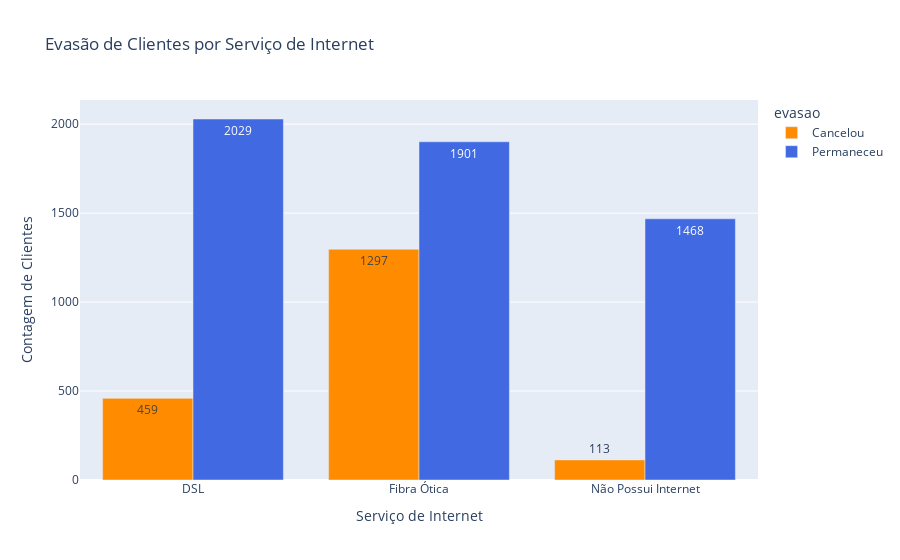

The notebook cell this image was saved under:
### Code cell
#Evasão por Serviço de Internet
df_plot_internet = df_final.copy()
df_plot_internet['evasao'] = df_plot_internet['evasao'].map({1: 'Cancelou', 0: 'Permaneceu'})


mapa_internet = {
    'DSL': 'DSL',
    'Fiber optic': 'Fibra Ótica',
    'No': 'Não Possui Internet'
}
df_plot_internet['servico_internet'] = df_plot_internet['servico_internet'].map(mapa_internet)


df_agrupado_internet = df_plot_internet.groupby(['servico_internet', 'evasao']).size().reset_index(name='Contagem')


fig_internet = px.bar(
    df_agrupado_internet,
    x='servico_internet',
    y='Contagem',
    color='evasao',
    barmode='group',
    title='Evasão de Clientes por Serviço de Internet',
    text_auto=True,
    color_discrete_map={'Permaneceu': 'royalblue', 'Cancelou': 'darkorange'}
)
fig_internet.update_layout(xaxis_title='Serviço de Internet', yaxis_title='Contagem de Clientes')

fig_internet.write_image("imagens/grafico_evasao_por_internet.png")
fig_internet.show()

### Figure 1 — Plotly figure (JSON) as saved in the notebook; plotly's stock layout.template omitted (floating-point values rounded to 4 significant figures)
{"data": [{"alignmentgroup": "True", "hovertemplate": "evasao=Cancelou<br>servico_internet=%{x}<br>Contagem=%{y}<extra></extra>", "legendgroup": "Cancelou", "marker": {"color": "darkorange", "pattern": {"shape": ""}}, "name": "Cancelou", "offsetgroup": "Cancelou", "orientation": "v", "showlegend": true, "textposition": "auto", "texttemplate": "%{y}", "type": "bar", "x": ["DSL", "Fibra Ótica", "Não Possui Internet"], "xaxis": "x", "y": [459, 1297, 113], "yaxis": "y"}, {"alignmentgroup": "True", "hovertemplate": "evasao=Permaneceu<br>servico_internet=%{x}<br>Contagem=%{y}<extra></extra>", "legendgroup": "Permaneceu", "marker": {"color": "royalblue", "pattern": {"shape": ""}}, "name": "Permaneceu", "offsetgroup": "Permaneceu", "orientation": "v", "showlegend": true, "textposition": "auto", "texttemplate": "%{y}", "type": "bar", "x": ["DSL", "Fibra Ótica", "Não Possui Internet"], "xaxis": "x", "y": [2029, 1901, 1468], "yaxis": "y"}], "layout": {"barmode": "group", "legend": {"title": {"text": "evasao"}, "tracegroupgap": 0}, "title": {"text": "Evasão de Clientes por Serviço de Internet"}, "xaxis": {"anchor": "y", "domain": [0, 1], "title": {"text": "Serviço de Internet"}}, "yaxis": {"anchor": "x", "domain": [0, 1], "title": {"text": "Contagem de Clientes"}}}}
